Frame 1 (no input): blank canvas, image omitted
Frame 60 (the mouse pressed at the canvas centre just before this capture): blank canvas, image omitted
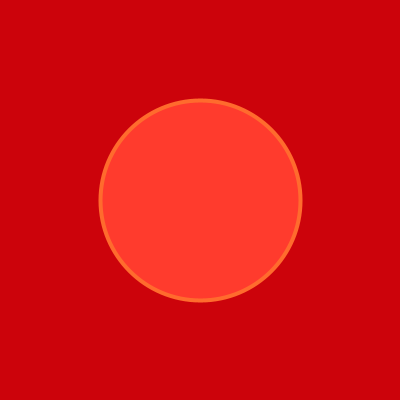
Frame 120 (the mouse held since frame 60 and released just before this capture)

The Processing sketch whose frames 1 and 60 were blank and that drew this single picture after the mouse press (run headless with seeded random() and noise(); from frame 60 on, the mouse is pressed at the canvas centre):

// Processing sketch: processing_140394
// ── processing_140394.pde

color c1,c2,c3; // Füllfarbe, Linienfarbe, Hintergrundfarbe
 
void setup() {
  defineColors();
  background(c2);
  size(400,400);
  strokeWeight(4); 
}
 
void draw() {
  fill(c1);
  stroke(c3);
  ellipse(mouseX, mouseY, abs(mouseX-pmouseX), abs(mouseX-pmouseX));
}
   
void defineColors() {
   c1 = color(255,59,45);
   c2 = color(204,3,11);
   c3 = color(255,107,45); 
}
